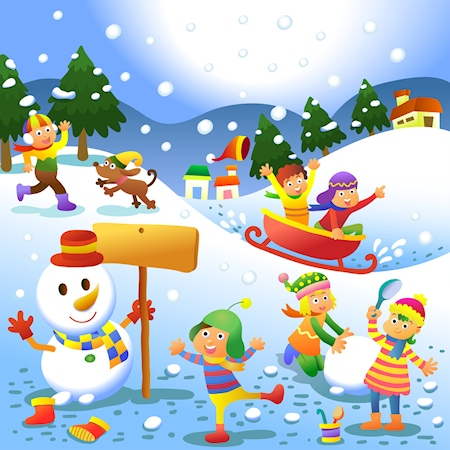
#> input picture img1.jpg, 450 x 450 px
$ python compare2images.py --image1 img1.jpg --image2 img2.jpg   (older library calls are emulated)
#> lines starting #> are read from the running program, lines starting #| are printed output that depends on the picture; after the words box and inside, x2 and y2 are one past the last pixel; in counts of white or black regions, pixels touching at a corner belong together; long printed decimals are rounded
import argparse
import cv2
import matplotlib.pyplot as plt
from skimage.measure import compare_ssim
import imutils

ap = argparse.ArgumentParser()
ap.add_argument("-i1", "--image1", required = True, help = "Path to the image")
ap.add_argument("-i2", "--image2", required = True, help = "Path to the image")
args = vars(ap.parse_args())

image1 = cv2.imread(args["image1"])
#> image1 is the input picture: shape (450, 450, 3); mean B, G, R 197.4, 193.5, 182.9
image2 = cv2.imread(args["image2"])
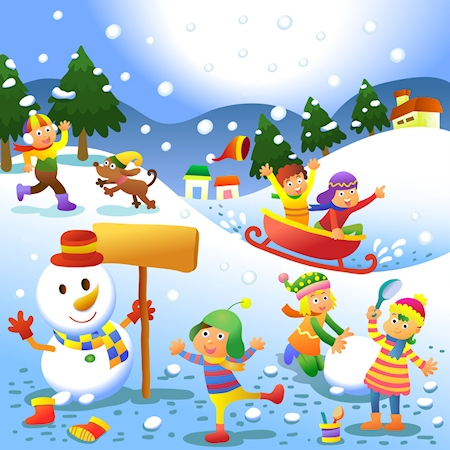
#> input picture img2.jpg, 450 x 450 px
#> image2 is the input picture: shape (450, 450, 3); mean B, G, R 197.5, 193.5, 182.9
gray1 = cv2.cvtColor(image1, cv2.COLOR_RGB2GRAY)
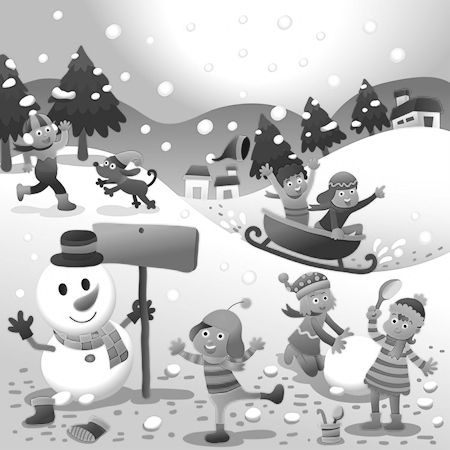
#> gray1: shape (450, 450); min 0, max 255, mean 193.4
gray2 = cv2.cvtColor(image2, cv2.COLOR_RGB2GRAY)

(score,diff) = compare_ssim(gray1,gray2,full=True)
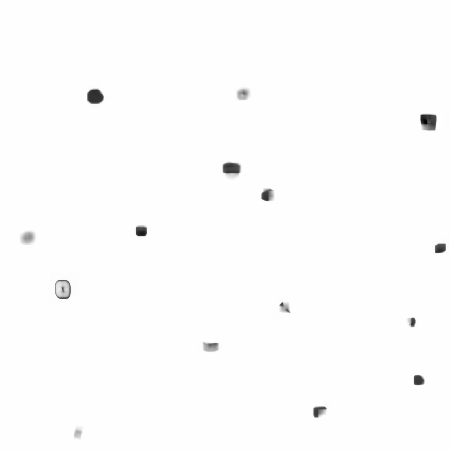
#> diff: shape (450, 450) float64; min -0.24, max 1, mean 0.993; drawn with min black and max white
#> score = 0.993
diff = (diff * 255).astype("uint8")
print("SSIM : {}".format(score))
#| SSIM : 0.993

# threshold the difference image, followed by finding contours to
# obtain the regions of the two input images that differ
thresh = cv2.threshold(diff, 0, 255,
	cv2.THRESH_BINARY_INV | cv2.THRESH_OTSU)[1]
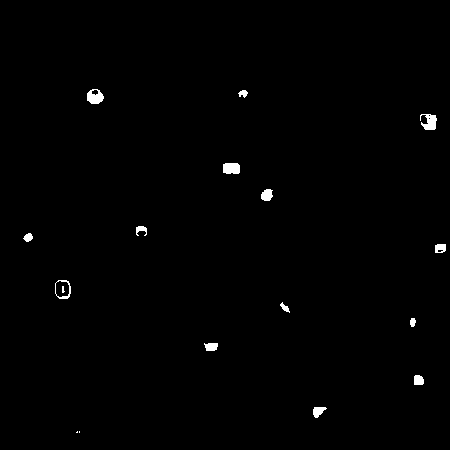
#> thresh: shape (450, 450); 0.69% white; 17 white regions (3 under 20 px)
cnts, _ = cv2.findContours(thresh.copy(), cv2.RETR_EXTERNAL,
	cv2.CHAIN_APPROX_SIMPLE)
#> cnts = 16 contours, 2 with area under 20; largest, box (x1, y1, x2, y2) and area: (55, 280, 71, 299) 240, (87, 89, 104, 104) 178, (223, 163, 240, 174) 152, (420, 114, 437, 130) 144, (261, 189, 273, 201) 94
# cnts = cnts[0] if imutils.is_cv2() else cnts[1]
# loop over the contours
for c in cnts:
	# compute the bounding box of the contour and then draw the
	# bounding box on both input images to represent where the two
	# images differ
	(x, y, w, h) = cv2.boundingRect(c)
	cv2.rectangle(image1, (x, y), (x + w, y + h), (0, 0, 255), 2)
	cv2.rectangle(image2, (x, y), (x + w, y + h), (0, 0, 255), 2)
#> this loop made 16 passes
#> (x, y, w, h) on passes 3 to 14: (313, 407, 14, 11), (414, 375, 10, 10), (204, 343, 14, 8), (410, 318, 6, 9), (280, 302, 10, 11), (55, 280, 16, 19), (435, 244, 11, 9), (23, 233, 10, 9), (136, 226, 11, 10), (261, 189, 12, 12), (223, 163, 17, 11), (420, 114, 17, 16)
#> (c, x, y, w, h) on passes 1 to 2: ([[79, 431], [79, 432]], 79, 431, 1, 2), ([[77, 431], [76, 432], [77, 432]], 76, 431, 2, 2)
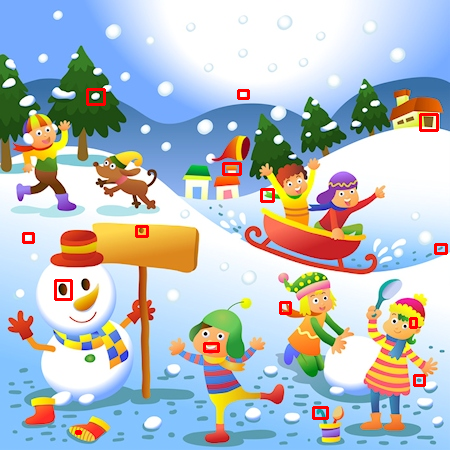
#> image1: shape (450, 450, 3); 0.97% of pixels changed, all inside (x1, y1, x2, y2) = (22, 88, 448, 435)
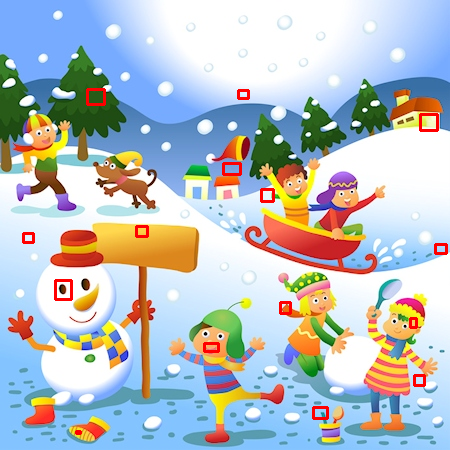
#> image2: shape (450, 450, 3); 0.97% of pixels changed, all inside (x1, y1, x2, y2) = (22, 88, 448, 435)


# show the output images
plt.subplot(121)
plt.imshow(cv2.cvtColor(image1, cv2.COLOR_BGR2RGB))

plt.subplot(122)
plt.imshow(cv2.cvtColor(image2, cv2.COLOR_BGR2RGB))

plt.show()
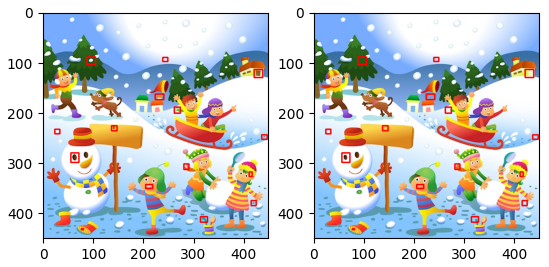
#> figure drawn by matplotlib, 2 panels
